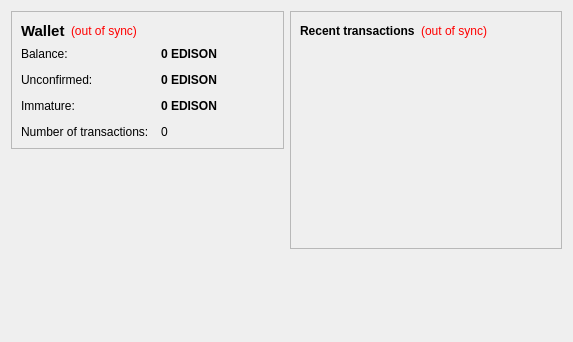
<?xml version="1.0" encoding="UTF-8"?>
<ui version="4.0">
 <class>OverviewPage</class>
 <widget class="QWidget" name="OverviewPage">
  <property name="geometry">
   <rect>
    <x>0</x>
    <y>0</y>
    <width>573</width>
    <height>342</height>
   </rect>
  </property>
  <property name="windowTitle">
   <string>Form</string>
  </property>
  <layout class="QHBoxLayout" name="horizontalLayout" stretch="1,1">
   <item>
    <layout class="QVBoxLayout" name="verticalLayout_2">
     <item>
      <widget class="QFrame" name="frame">
       <property name="frameShape">
        <enum>QFrame::StyledPanel</enum>
       </property>
       <property name="frameShadow">
        <enum>QFrame::Raised</enum>
       </property>
       <layout class="QVBoxLayout" name="verticalLayout_4">
        <item>
         <layout class="QHBoxLayout" name="horizontalLayout_4">
          <item>
           <widget class="QLabel" name="label_5">
            <property name="font">
             <font>
              <pointsize>11</pointsize>
              <weight>75</weight>
              <bold>true</bold>
             </font>
            </property>
            <property name="text">
             <string>Wallet</string>
            </property>
           </widget>
          </item>
          <item>
           <widget class="QLabel" name="labelWalletStatus">
            <property name="toolTip">
             <string>The displayed information may be out of date. Your wallet automatically synchronizes with the EdisonX3 network after a connection is established, but this process has not completed yet.</string>
            </property>
            <property name="styleSheet">
             <string notr="true">QLabel { color: red; }</string>
            </property>
            <property name="text">
             <string notr="true">(out of sync)</string>
            </property>
            <property name="alignment">
             <set>Qt::AlignLeading|Qt::AlignLeft|Qt::AlignVCenter</set>
            </property>
           </widget>
          </item>
          <item>
           <spacer name="horizontalSpacer_2">
            <property name="orientation">
             <enum>Qt::Horizontal</enum>
            </property>
            <property name="sizeHint" stdset="0">
             <size>
              <width>40</width>
              <height>20</height>
             </size>
            </property>
           </spacer>
          </item>
         </layout>
        </item>
        <item>
         <layout class="QFormLayout" name="formLayout_2">
          <property name="fieldGrowthPolicy">
           <enum>QFormLayout::AllNonFixedFieldsGrow</enum>
          </property>
          <property name="horizontalSpacing">
           <number>12</number>
          </property>
          <property name="verticalSpacing">
           <number>12</number>
          </property>
          <item row="0" column="0">
           <widget class="QLabel" name="label">
            <property name="text">
             <string>Balance:</string>
            </property>
           </widget>
          </item>
          <item row="0" column="1">
           <widget class="QLabel" name="labelBalance">
            <property name="font">
             <font>
              <weight>75</weight>
              <bold>true</bold>
             </font>
            </property>
            <property name="cursor">
             <cursorShape>IBeamCursor</cursorShape>
            </property>
            <property name="toolTip">
             <string>Your current balance</string>
            </property>
            <property name="text">
             <string notr="true">0 EDISON</string>
            </property>
            <property name="textInteractionFlags">
             <set>Qt::LinksAccessibleByMouse|Qt::TextSelectableByKeyboard|Qt::TextSelectableByMouse</set>
            </property>
           </widget>
          </item>
          <item row="1" column="0">
           <widget class="QLabel" name="label_3">
            <property name="text">
             <string>Unconfirmed:</string>
            </property>
           </widget>
          </item>
          <item row="1" column="1">
           <widget class="QLabel" name="labelUnconfirmed">
            <property name="font">
             <font>
              <weight>75</weight>
              <bold>true</bold>
             </font>
            </property>
            <property name="cursor">
             <cursorShape>IBeamCursor</cursorShape>
            </property>
            <property name="toolTip">
             <string>Total of transactions that have yet to be confirmed, and do not yet count toward the current balance</string>
            </property>
            <property name="text">
             <string notr="true">0 EDISON</string>
            </property>
            <property name="textInteractionFlags">
             <set>Qt::LinksAccessibleByMouse|Qt::TextSelectableByKeyboard|Qt::TextSelectableByMouse</set>
            </property>
           </widget>
          </item>
          <item row="3" column="0">
           <widget class="QLabel" name="label_2">
            <property name="text">
             <string>Number of transactions:</string>
            </property>
           </widget>
          </item>
          <item row="3" column="1">
           <widget class="QLabel" name="labelNumTransactions">
            <property name="toolTip">
             <string>Total number of transactions in wallet</string>
            </property>
            <property name="text">
             <string notr="true">0</string>
            </property>
           </widget>
          </item>
          <item row="2" column="0">
           <widget class="QLabel" name="labelImmatureText">
            <property name="text">
             <string>Immature:</string>
            </property>
           </widget>
          </item>
          <item row="2" column="1">
           <widget class="QLabel" name="labelImmature">
            <property name="font">
             <font>
              <weight>75</weight>
              <bold>true</bold>
             </font>
            </property>
            <property name="toolTip">
             <string>Mined balance that has not yet matured</string>
            </property>
            <property name="text">
             <string notr="true">0 EDISON</string>
            </property>
            <property name="textInteractionFlags">
             <set>Qt::LinksAccessibleByMouse|Qt::TextSelectableByKeyboard|Qt::TextSelectableByMouse</set>
            </property>
           </widget>
          </item>
         </layout>
        </item>
       </layout>
      </widget>
     </item>
     <item>
      <spacer name="verticalSpacer">
       <property name="orientation">
        <enum>Qt::Vertical</enum>
       </property>
       <property name="sizeHint" stdset="0">
        <size>
         <width>20</width>
         <height>40</height>
        </size>
       </property>
      </spacer>
     </item>
    </layout>
   </item>
   <item>
    <layout class="QVBoxLayout" name="verticalLayout_3">
     <item>
      <widget class="QFrame" name="frame_2">
       <property name="frameShape">
        <enum>QFrame::StyledPanel</enum>
       </property>
       <property name="frameShadow">
        <enum>QFrame::Raised</enum>
       </property>
       <layout class="QVBoxLayout" name="verticalLayout">
        <item>
         <layout class="QHBoxLayout" name="horizontalLayout_2">
          <item>
           <widget class="QLabel" name="label_4">
            <property name="text">
             <string>&lt;b&gt;Recent transactions&lt;/b&gt;</string>
            </property>
           </widget>
          </item>
          <item>
           <widget class="QLabel" name="labelTransactionsStatus">
            <property name="toolTip">
             <string>The displayed information may be out of date. Your wallet automatically synchronizes with the EdisonX3 network after a connection is established, but this process has not completed yet.</string>
            </property>
            <property name="styleSheet">
             <string notr="true">QLabel { color: red; }</string>
            </property>
            <property name="text">
             <string notr="true">(out of sync)</string>
            </property>
            <property name="alignment">
             <set>Qt::AlignRight|Qt::AlignTrailing|Qt::AlignVCenter</set>
            </property>
           </widget>
          </item>
          <item>
           <spacer name="horizontalSpacer">
            <property name="orientation">
             <enum>Qt::Horizontal</enum>
            </property>
            <property name="sizeHint" stdset="0">
             <size>
              <width>40</width>
              <height>20</height>
             </size>
            </property>
           </spacer>
          </item>
         </layout>
        </item>
        <item>
         <widget class="QListView" name="listTransactions">
          <property name="styleSheet">
           <string notr="true">QListView { background: transparent; }</string>
          </property>
          <property name="frameShape">
           <enum>QFrame::NoFrame</enum>
          </property>
          <property name="verticalScrollBarPolicy">
           <enum>Qt::ScrollBarAlwaysOff</enum>
          </property>
          <property name="horizontalScrollBarPolicy">
           <enum>Qt::ScrollBarAlwaysOff</enum>
          </property>
          <property name="selectionMode">
           <enum>QAbstractItemView::NoSelection</enum>
          </property>
         </widget>
        </item>
       </layout>
      </widget>
     </item>
     <item>
      <spacer name="verticalSpacer_2">
       <property name="orientation">
        <enum>Qt::Vertical</enum>
       </property>
       <property name="sizeHint" stdset="0">
        <size>
         <width>20</width>
         <height>40</height>
        </size>
       </property>
      </spacer>
     </item>
    </layout>
   </item>
  </layout>
 </widget>
 <resources/>
 <connections/>
</ui>
